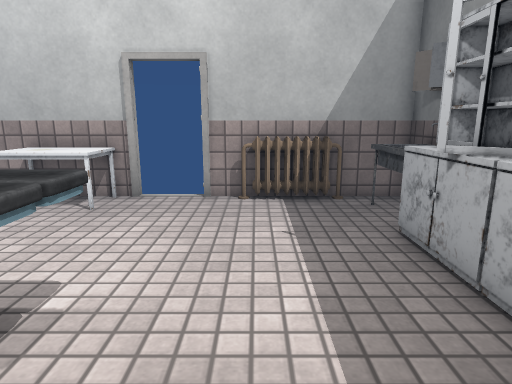
[1] (above)

12 first-person views from a walk through a scene from a Unity 3-D project. The camera is 1.2 m above the floor, tilts 12° down and sees 75° across. Doors are open. The floor is counted in squares, 0.5 m on a side. Each view is taken from the middle of a square. On the plan, view 1 faces up. The plan holds only what a view shows up to about 20 squares ahead; the rest is blank. Some surface patterns are stand-ins.

[2]
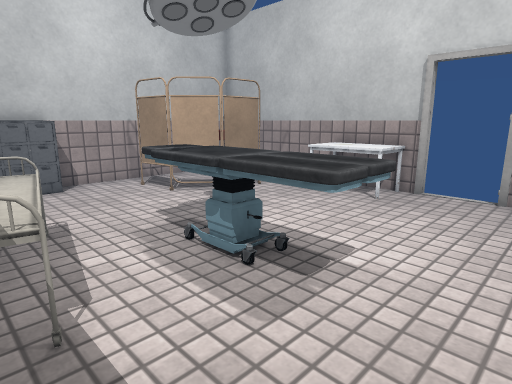

[3]
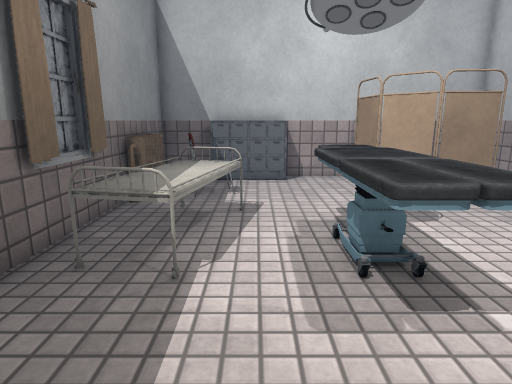

[4]
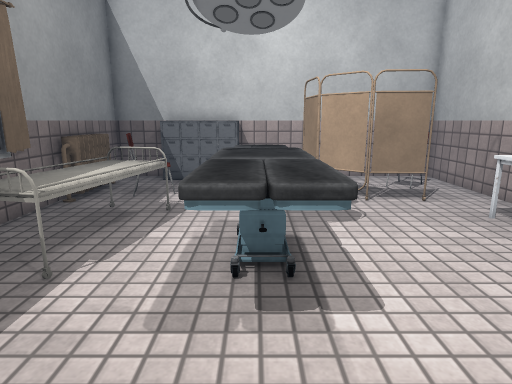

[5]
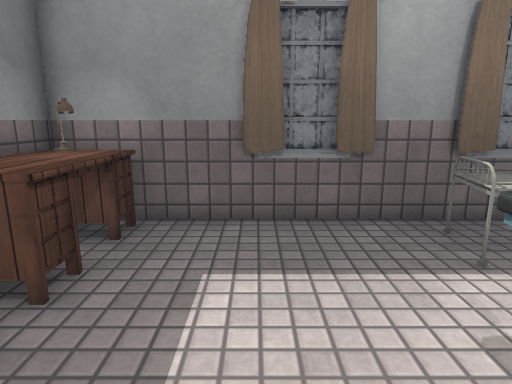

[6]
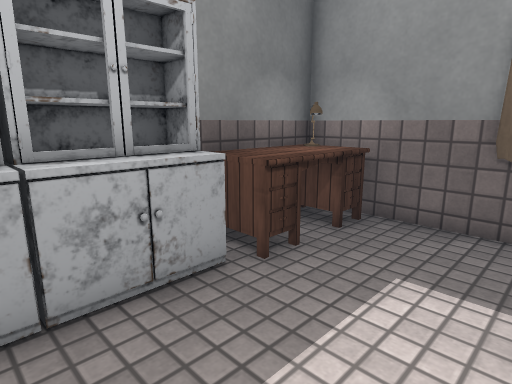

[7]
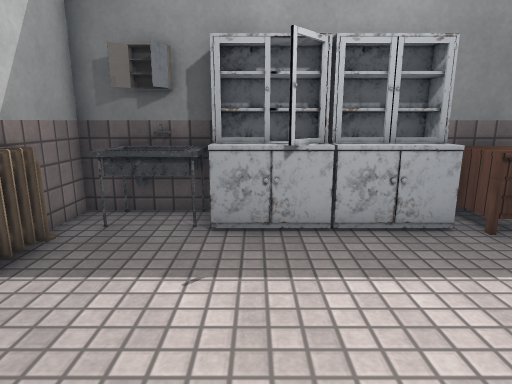

[8]
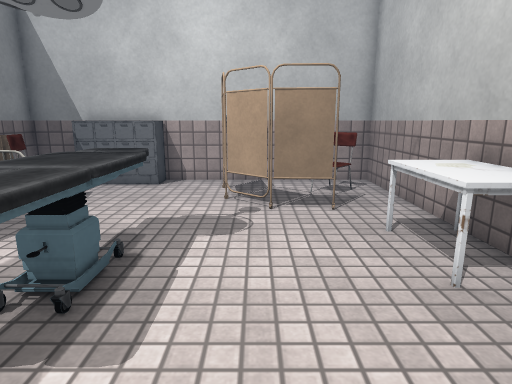

[9]
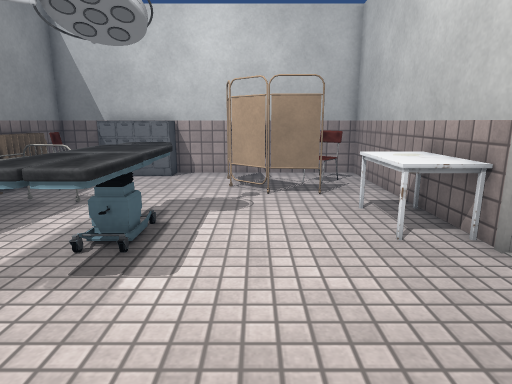

[10]
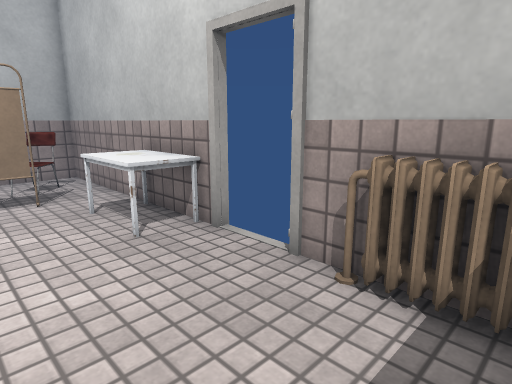

[11]
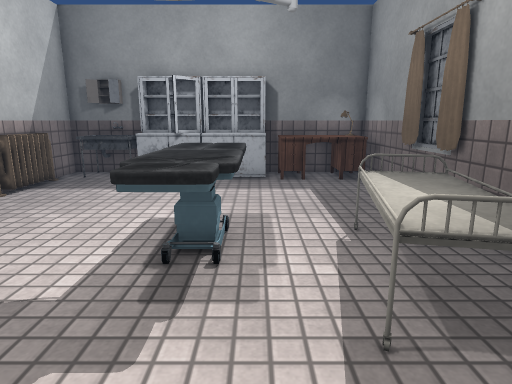

[12]
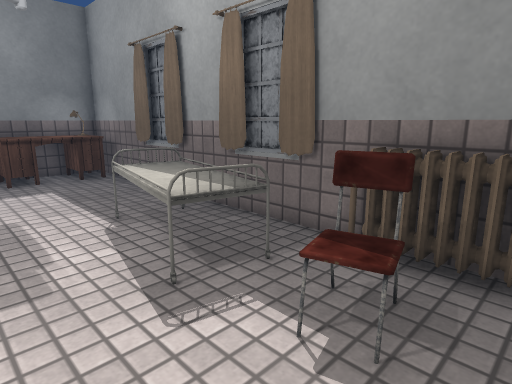

### Floor plan
Key: @ floor where view 1 was taken; # wall or solid block; . floor; D open door; ^ raised ledge; T table; H heater; S sink; C chair; I thing the floor can be seen under or through; L lamp; O other object.
Columns run from 14 left of view 1 to 5 right of it. Each row starts with its distance up from view 1.
 11 #######TTT#DD##HH###
 10 #......TTTT...HHH#S#
  9 #.C....TTTT......SS#
  8 #....I...........SS#
  7 #....I...........###
  6 #...II...........^##
  5 #.III............^#
  4 #......OOOOOO....^#
  3 #......OOOOOO....^##
  2 #^......OOOOO....^##
  1 #^....O..........TT#
  0 #^..O.OOOOO...@..TT#
 -1 #^..C.OOOOO......TT#
 -2 # ......OOO......TL#
 -3 ###H################

Where each view was taken, in squares from view 1:
view 1: 0 up, 0 right, facing up
view 2: 1 down, 0 right, facing up-left
view 3: 1 up, 1 right, facing left
view 4: 3 up, 1 right, facing left
view 5: 5 up, 0 right, facing down
view 6: 5 up, 1 left, facing down-right
view 7: 6 up, 4 left, facing right
view 8: 6 up, 0 right, facing left
view 9: 6 up, 2 right, facing left
view 10: 6 up, 2 right, facing up-left
view 11: 2 up, 11 left, facing right
view 12: 3 up, 12 left, facing down-right
